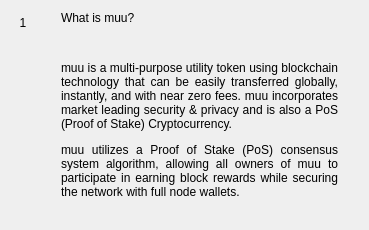
                  <widget class="QWidget" name="widgetFaq1" native="true">
                   <property name="minimumSize">
                    <size>
                     <width>300</width>
                     <height>0</height>
                    </size>
                   </property>
                   <layout class="QHBoxLayout" name="horizontalLayout_1" stretch="0,1">
                    <item alignment="Qt::AlignTop">
                     <widget class="QLabel" name="labelNumber1">
                      <property name="minimumSize">
                       <size>
                        <width>24</width>
                        <height>24</height>
                       </size>
                      </property>
                      <property name="maximumSize">
                       <size>
                        <width>16777215</width>
                        <height>24</height>
                       </size>
                      </property>
                      <property name="text">
                       <string>1</string>
                      </property>
                      <property name="alignment">
                       <set>Qt::AlignCenter</set>
                      </property>
                     </widget>
                    </item>
                    <item>
                     <layout class="QVBoxLayout" name="verticalLayout_61">
                      <property name="leftMargin">
                       <number>20</number>
                      </property>
                      <property name="rightMargin">
                       <number>20</number>
                      </property>
                      <item>
                       <widget class="QLabel" name="labelSubtitle1">
                        <property name="text">
                         <string>What is muu?</string>
                        </property>
                        <property name="wordWrap">
                         <bool>true</bool>
                        </property>
                       </widget>
                      </item>
                      <item>
                       <spacer name="verticalSpacer_10">
                        <property name="orientation">
                         <enum>Qt::Vertical</enum>
                        </property>
                        <property name="sizeType">
                         <enum>QSizePolicy::Fixed</enum>
                        </property>
                        <property name="sizeHint" stdset="0">
                         <size>
                          <width>20</width>
                          <height>30</height>
                         </size>
                        </property>
                       </spacer>
                      </item>
                      <item>
                       <widget class="QLabel" name="labelContent1">
                        <property name="text">
                         <string>
                           &lt;html&gt;&lt;head/&gt;&lt;body&gt;&lt;p align=&quot;justify&quot;&gt;
                           muu is a multi-purpose utility token using blockchain technology
                           that can be easily transferred globally, instantly, and with near
                           zero fees.  muu incorporates market leading security &amp;
                           privacy and is also a PoS (Proof of Stake) Cryptocurrency.
                           &lt;/p&gt;&lt;p align=&quot;justify&quot;&gt;
                           muu utilizes a Proof of Stake (PoS) consensus system algorithm,
                           allowing all owners of muu to participate in earning block rewards
                           while securing the network with full node wallets.
                           &lt;/p&gt;&lt;/body&gt;&lt;/html&gt;
                         </string>
                        </property>
                        <property name="alignment">
                         <set>Qt::AlignLeading|Qt::AlignLeft|Qt::AlignTop</set>
                        </property>
                        <property name="wordWrap">
                         <bool>true</bool>
                        </property>
                       </widget>
                      </item>
                      <item>
                       <spacer name="verticalSpacer_11">
                        <property name="orientation">
                         <enum>Qt::Vertical</enum>
                        </property>
                        <property name="sizeHint" stdset="0">
                         <size>
                          <width>20</width>
                          <height>20</height>
                         </size>
                        </property>
                       </spacer>
                      </item>
                     </layout>
                    </item>
                   </layout>
                  </widget>
